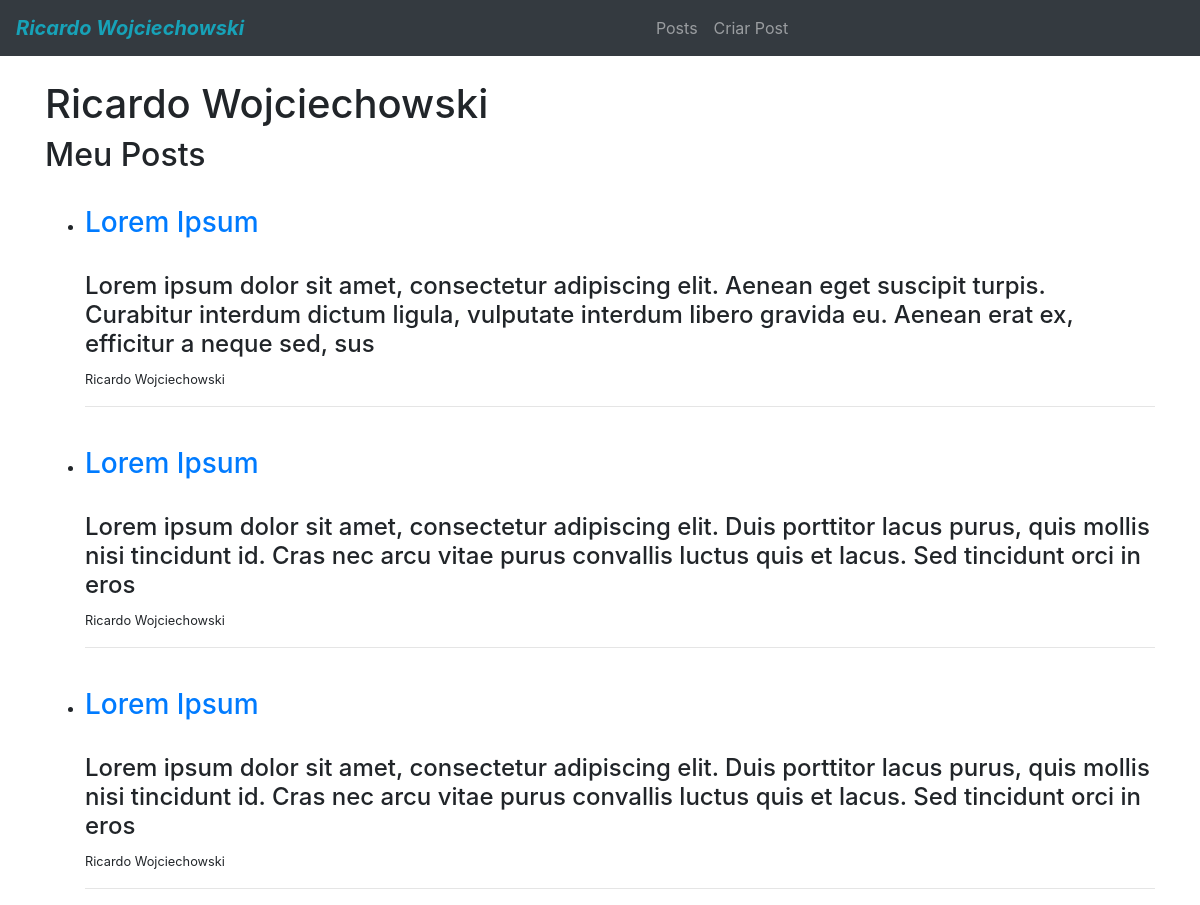
The app's page /, older data.
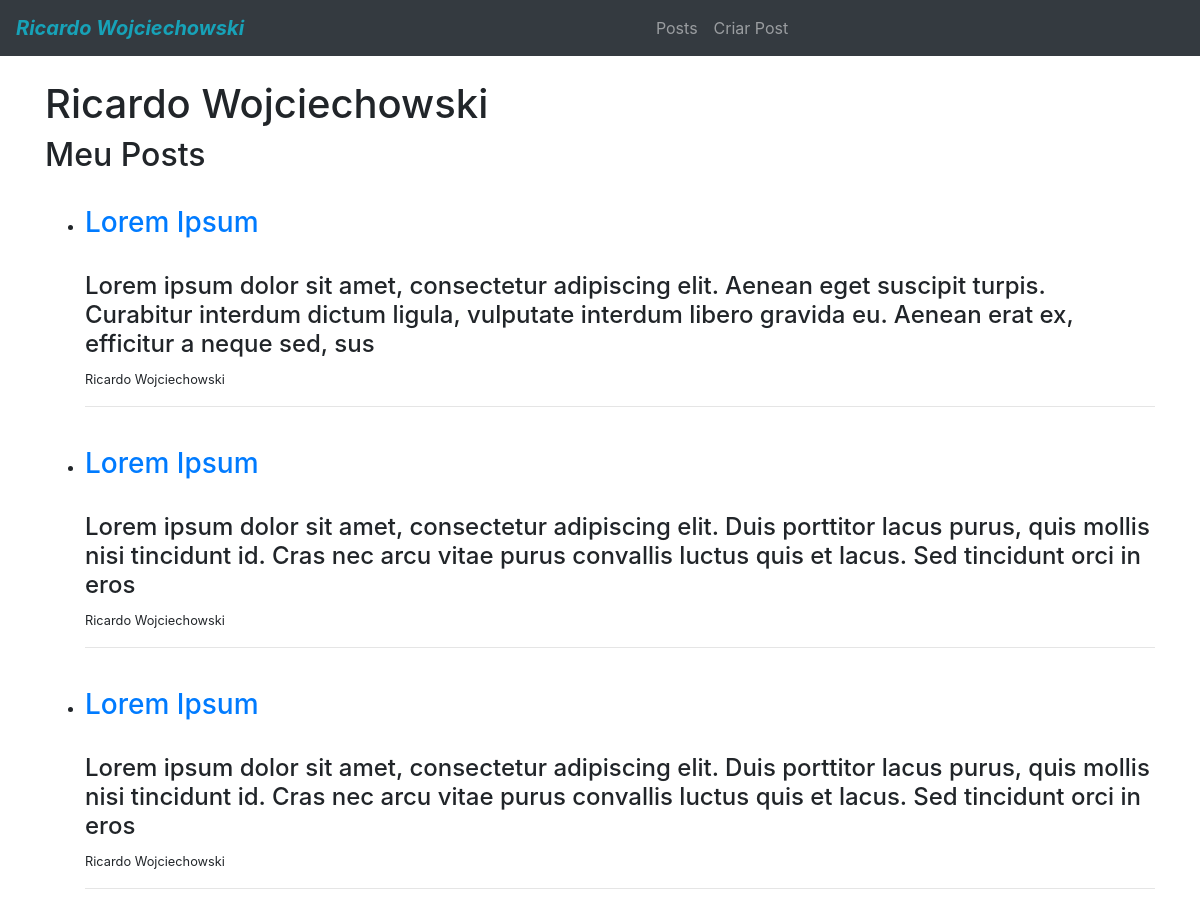
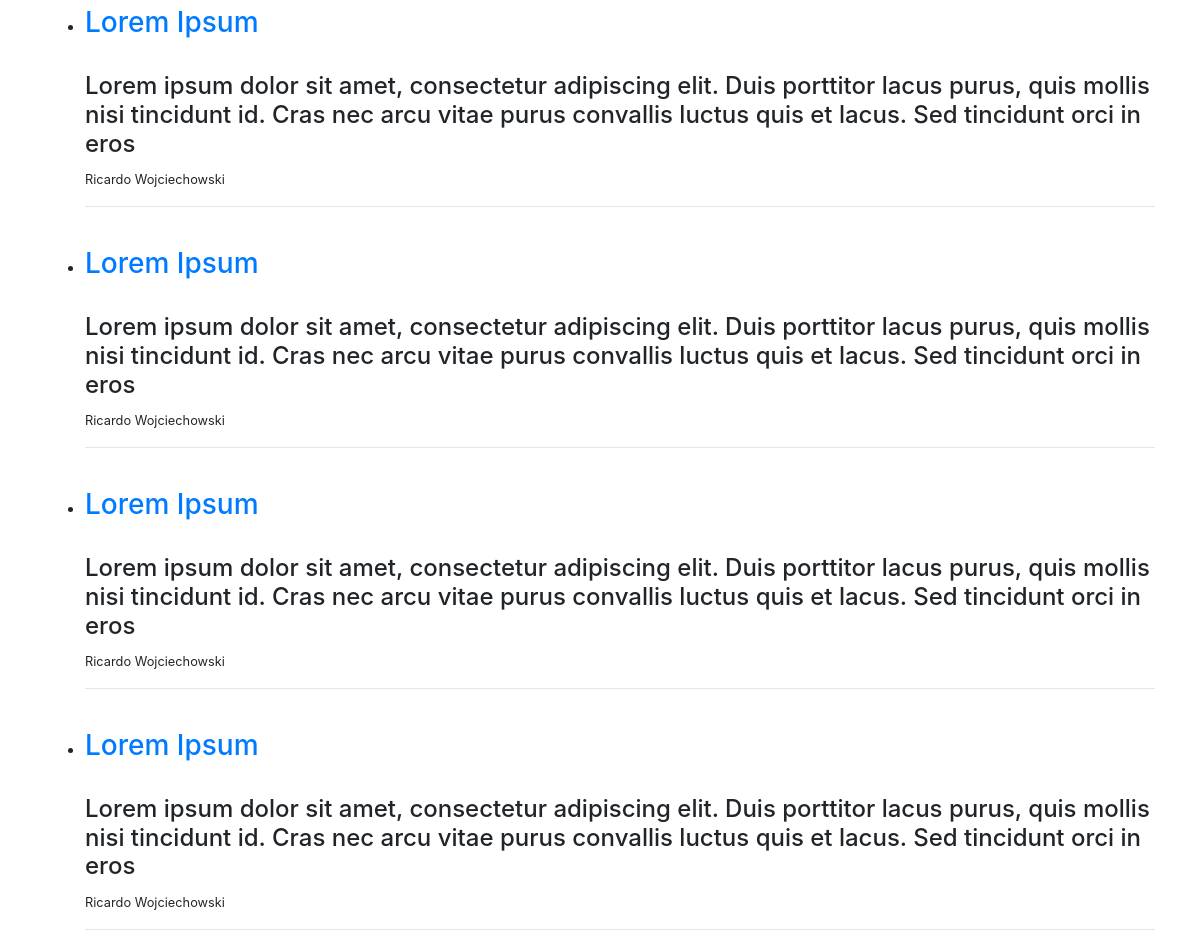
The same page, newer data (2 pictures, top to bottom).
### blog/models.py (models this page shows, shortened)
class Post(models.Model):
    title = models.CharField(max_length=255)
    author = models.ForeignKey(User, on_delete=models.CASCADE)
    body = models.TextField()

### blog/views.py (the view)
# urls.py: path('', HomeView.as_view(), name="home"),
class HomeView(ListView):
    model = Post
    template_name = 'home.html'

### templates/home.html
{% extends 'base.html' %}
{% block content %}
<h1>Ricardo Wojciechowski</h1>
<h2>Meu Posts</h2>
<ul>
    {% for post in object_list %}
        <br>
        <li>
            <h3><a href="{% url 'article-detail' post.pk %}">{{ post.title }}</a></h3>
            <br>
            <h4>{{ post.body | slice:":200" }}</h4>
            <p><small>{{ post.author.first_name }} {{ post.author.last_name }}</small></p>
        </li>
        <hr>
    {% endfor %}
</ul>
{% endblock %}

### templates/base.html (shortened to what this page needs)
<!doctype html>
<html lang="en">
<head>
    <link rel="stylesheet" href="https://maxcdn.bootstrapcdn.com/bootstrap/4.0.0/css/bootstrap.min.css"
>
</head>
<body>
{% include 'navbar.html' %}
<div class="container">
    {% block content %}
    {% endblock %}
</div>
</body>
</html>

### templates/navbar.html (shortened to what this page needs)
<nav class="navbar navbar-expand-lg navbar-dark bg-dark mb-4">
    <a href="{% url 'home' %}" class=" navbar-brand text-info font-italic font-weight-bold">Ricardo Wojciechowski</a>
    <div class="collapse navbar-collapse" id="navbarSupportedContent">
        <ul class="navbar-nav mr-auto mx-auto">
            <li class="nav-item">
                <a class="nav-link" href="{% url 'home' %}">Posts</a>
            </li>
            <li class="nav-item">
                <a class="nav-link" href="{% url 'add-post' %}">Criar Post</a>
            </li>
        </ul>
    </div>
</nav>

Row changes from the older to the newer data that the page shows:
added Post: title "Lorem Ipsum", body "Lorem ipsum dolor sit amet, consectetur adipiscing elit. Duis porttitor lacus purus, quis mollis nisi tincidunt id. Cras nec arcu vitae purus convallis luctus quis et lacus. Sed tincidunt orci in eros", author.first_name "Ricardo", author.last_name "Wojciechowski"
added Post: title "Lorem Ipsum", body "Lorem ipsum dolor sit amet, consectetur adipiscing elit. Duis porttitor lacus purus, quis mollis nisi tincidunt id. Cras nec arcu vitae purus convallis luctus quis et lacus. Sed tincidunt orci in eros", author.first_name "Ricardo", author.last_name "Wojciechowski"
added Post: title "Lorem Ipsum", body "Lorem ipsum dolor sit amet, consectetur adipiscing elit. Duis porttitor lacus purus, quis mollis nisi tincidunt id. Cras nec arcu vitae purus convallis luctus quis et lacus. Sed tincidunt orci in eros", author.first_name "Ricardo", author.last_name "Wojciechowski"
added Post: title "Lorem Ipsum", body "Lorem ipsum dolor sit amet, consectetur adipiscing elit. Duis porttitor lacus purus, quis mollis nisi tincidunt id. Cras nec arcu vitae purus convallis luctus quis et lacus. Sed tincidunt orci in eros", author.first_name "Ricardo", author.last_name "Wojciechowski"
